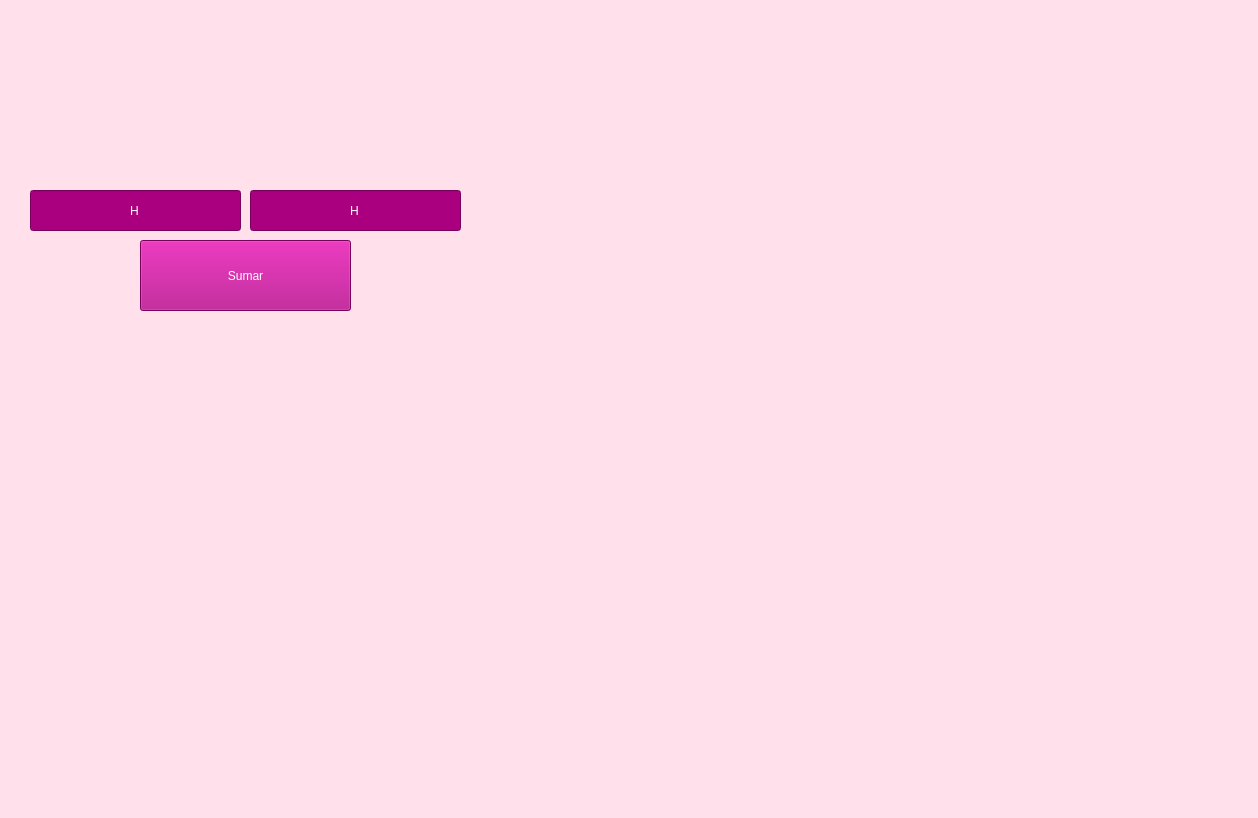
<?xml version="1.0" encoding="UTF-8"?>
<ui version="4.0">
 <class>MainWindow</class>
 <widget class="QMainWindow" name="MainWindow">
  <property name="geometry">
   <rect>
    <x>0</x>
    <y>0</y>
    <width>1258</width>
    <height>818</height>
   </rect>
  </property>
  <property name="windowTitle">
   <string>MainWindow</string>
  </property>
  <property name="styleSheet">
   <string notr="true">background-color: rgb(255, 224, 235);</string>
  </property>
  <widget class="QWidget" name="centralwidget">
   <widget class="QPushButton" name="btnSumar">
    <property name="geometry">
     <rect>
      <x>140</x>
      <y>240</y>
      <width>211</width>
      <height>71</height>
     </rect>
    </property>
    <property name="styleSheet">
     <string notr="true">background-color: rgb(170, 0, 127);
color: rgb(255, 255, 255);</string>
    </property>
    <property name="text">
     <string>Sumar</string>
    </property>
   </widget>
   <widget class="QLineEdit" name="txtValorA">
    <property name="geometry">
     <rect>
      <x>30</x>
      <y>190</y>
      <width>211</width>
      <height>41</height>
     </rect>
    </property>
    <property name="styleSheet">
     <string notr="true">background-color: rgb(170, 0, 127);
color: rgb(255, 255, 255);</string>
    </property>
    <property name="text">
     <string>H</string>
    </property>
    <property name="alignment">
     <set>Qt::AlignCenter</set>
    </property>
   </widget>
   <widget class="QLabel" name="label">
    <property name="geometry">
     <rect>
      <x>1030</x>
      <y>20</y>
      <width>201</width>
      <height>121</height>
     </rect>
    </property>
    <property name="text">
     <string/>
    </property>
    <property name="pixmap">
     <pixmap resource="../../Imagenes/resources.qrc">:/Logos/LogoFIT.jpg</pixmap>
    </property>
    <property name="scaledContents">
     <bool>true</bool>
    </property>
   </widget>
   <widget class="QLabel" name="label_2">
    <property name="geometry">
     <rect>
      <x>20</x>
      <y>20</y>
      <width>201</width>
      <height>121</height>
     </rect>
    </property>
    <property name="text">
     <string/>
    </property>
    <property name="pixmap">
     <pixmap resource="../../Imagenes/resources.qrc">:/Logos/LogoUAT.png</pixmap>
    </property>
    <property name="scaledContents">
     <bool>true</bool>
    </property>
   </widget>
   <widget class="QLabel" name="label_3">
    <property name="geometry">
     <rect>
      <x>1030</x>
      <y>640</y>
      <width>201</width>
      <height>121</height>
     </rect>
    </property>
    <property name="text">
     <string/>
    </property>
    <property name="pixmap">
     <pixmap resource="../../Imagenes/resources.qrc">:/Logos/RhineLab.jpg</pixmap>
    </property>
    <property name="scaledContents">
     <bool>true</bool>
    </property>
   </widget>
   <widget class="QLineEdit" name="txtValorB">
    <property name="geometry">
     <rect>
      <x>250</x>
      <y>190</y>
      <width>211</width>
      <height>41</height>
     </rect>
    </property>
    <property name="styleSheet">
     <string notr="true">background-color: rgb(170, 0, 127);
color: rgb(255, 255, 255);</string>
    </property>
    <property name="text">
     <string>H</string>
    </property>
    <property name="alignment">
     <set>Qt::AlignCenter</set>
    </property>
   </widget>
  </widget>
  <widget class="QMenuBar" name="menubar">
   <property name="geometry">
    <rect>
     <x>0</x>
     <y>0</y>
     <width>1258</width>
     <height>26</height>
    </rect>
   </property>
  </widget>
  <widget class="QStatusBar" name="statusbar"/>
 </widget>
 <resources>
  <include location="../../Imagenes/resources.qrc"/>
 </resources>
 <connections/>
</ui>
